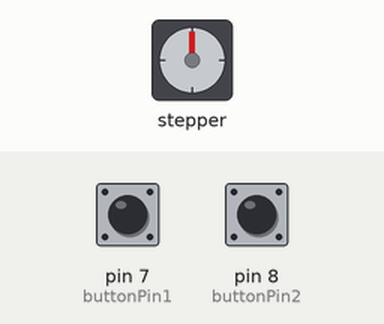
Recording of a sketch running on a simulated Arduino Uno, built with avr-gcc and run on an emulated ATmega328P. On the bench: stepper motor. The inputs (shaded band) are chosen by the test bench; at power-on: pin 7 (buttonPin1) LOW, pin 8 (buttonPin2) LOW. Stepper angles assume 200 steps per turn.

Above: at 1.2 s.
1.3 s: pin 7 (buttonPin1) pulled HIGH for 1 s
At 2.9 s:
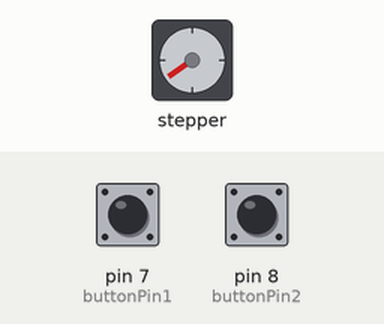
3.8 s: pin 8 (buttonPin2) pulled HIGH for 3.2 s
At 7.7 s:
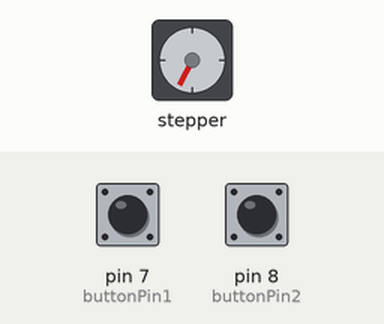
8.5 s: pin 8 (buttonPin2) pulled HIGH for 1 s
At 10.6 s:
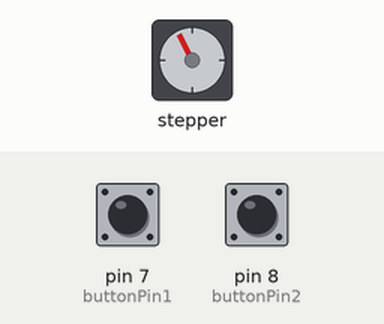
11.0 s: pin 8 (buttonPin2) pulled HIGH for 0.15 s
At 11.4 s:
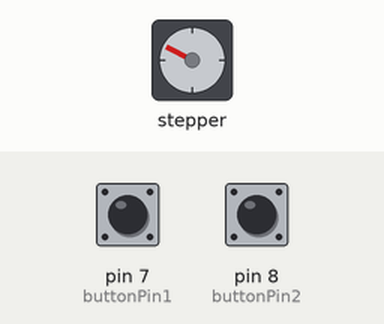
12.6 s: pin 7 (buttonPin1) pulled HIGH for 3.2 s
At 16.8 s:
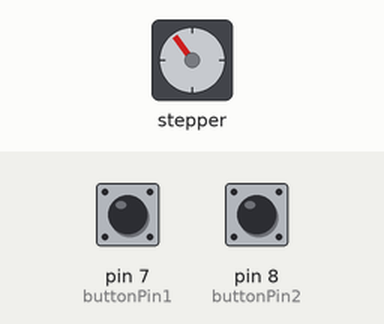
17.3 s: pin 7 (buttonPin1) pulled HIGH for 1 s
At 18.7 s:
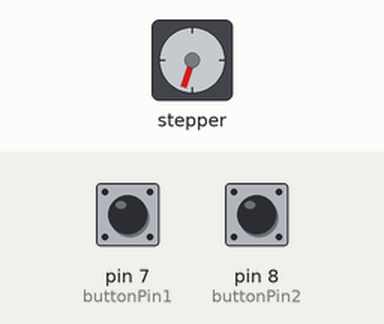
Timing chart, 0 to 20.3 s (numbered marks = the images above; inputs shaded):
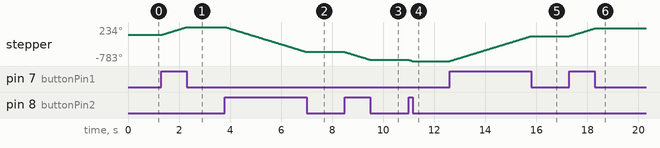

The sketch:

stepper_with_library.ino
```cpp
#include <Stepper.h>

const int stepperPin1 = 2;
const int stepperPin2 = 3;
const int stepperPin3 = 4;
const int stepperPin4 = 5;

const int buttonPin1 = 7;
const int buttonPin2 = 8;

int buttonState1 = 0;
int buttonState2 = 0;

//step angle = 1.8 degrees, steps = 360/1.8 = 200
Stepper stepper1 = Stepper(200, 2, 3, 4, 5);


void setup() {
  stepper1.setSpeed(40);
  pinMode(buttonPin1, INPUT);
  pinMode(buttonPin2, INPUT);
}

void loop() {
  buttonState1 = digitalRead(buttonPin1);
  buttonState2 = digitalRead(buttonPin2);

  if (buttonState1 == HIGH && buttonState2 != HIGH) {
    stepper1.step(1);
  }
  else if (buttonState2 == HIGH && buttonState1 != HIGH) {
    stepper1.step(-1);
  }
}
```

Measured:
- after the input at 1.3 s, stepper: turns 234° clockwise in 1.0 s, starting at once
- after the input at 3.8 s, stepper: turns 747° counter-clockwise in 3.2 s, starting at once
- after the input at 8.5 s, stepper: turns 234° counter-clockwise in 1.0 s, starting at once
- after the input at 11.0 s, stepper: turns 36° counter-clockwise in 0.15 s, starting at once
- after the input at 12.6 s, stepper: turns 747° clockwise in 3.2 s, starting at once
- after the input at 17.3 s, stepper: turns 234° clockwise in 1.0 s, starting at once
